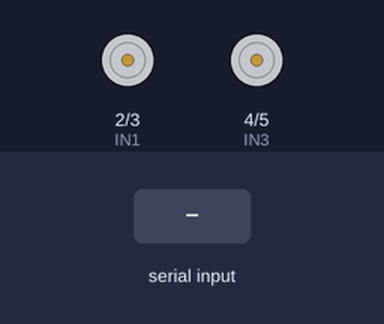
A sketch run on a simulated Arduino Mega 2560, built with avr-gcc and run on an emulated ATmega2560. Parts: motor-driver pin pairs drawn as motors (green arrow = first pin HIGH = forward, orange = second pin HIGH = backward, longer = more drive, scaled by the enable pin). The test bench sets the inputs (shaded band).

Above: at 1.2 s.
1.3 s: "L" received over the second serial link
At 2.0 s:
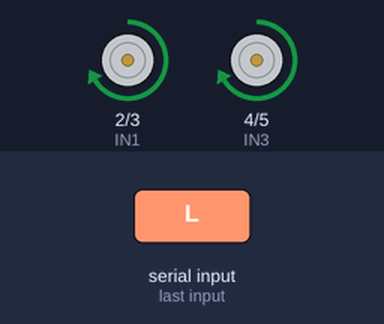
At 3.8 s:
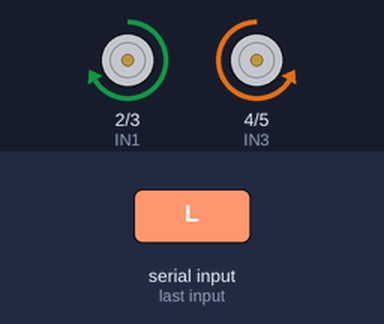
4.3 s: "O" received over the second serial link
7.3 s: "1" received over the second serial link
At 7.7 s:
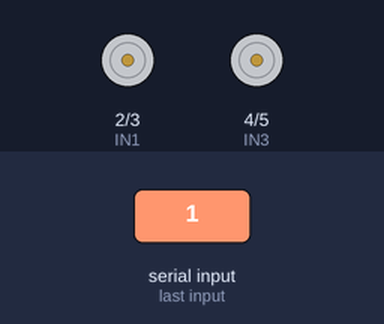
Timing chart, 0 to 10.3 s (numbered marks = the images above; inputs shaded):
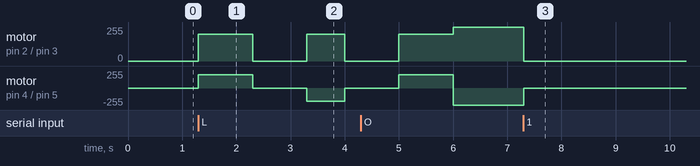

Measured:
- after the input at 1.3 s, motor on pin 2 (IN1) / pin 3 (IN2): stopped → forward 200/255 at once, → stopped 1.0 s later, → forward 200/255 1.0 s later, → stopped 0.70 s later; motor on pin 4 (IN3) / pin 5 (IN4): stopped → forward 200/255 at once, → stopped 1.0 s later, → backward 200/255 1.0 s later, → stopped 0.70 s later
- after the input at 7.3 s, motor on pin 2 (IN1) / pin 3 (IN2): forward 255/255 → stopped at once; motor on pin 4 (IN3) / pin 5 (IN4): backward 255/255 → stopped at once

The sketch:

Exp8.ino
```cpp
//shape forming
// Define motor control pins
#define IN1 2
#define IN2 3
#define IN3 4
#define IN4 5

// Define PWM pins
#define PWM1 9
#define PWM2 10

void setup() {
  // Initialize motor control pins as outputs
  pinMode(IN1, OUTPUT);
  pinMode(IN2, OUTPUT);
  pinMode(IN3, OUTPUT);
  pinMode(IN4, OUTPUT);

  // Initialize PWM pins as outputs
  pinMode(PWM1, OUTPUT);
  pinMode(PWM2, OUTPUT);

  // Initialize serial communication for debugging
  Serial1.begin(9600);
}

void loop() {
  if (Serial1.available()) {
    char command = Serial1.read();

    switch (command) {
      case 'L':
        moveLShape();
        break;
      case 'O':
        moveCircular();
        break;
      default:
        stop();
        break;
    }
  }
}

// Function to move the robot in L-shape
void moveLShape() {
  // Move forward for some distance
  moveForward();
  delay(1000);
  stop();

  // Stop
  stop();
  delay(1000);

  // Turn right
  turnRight();
  delay(700);
  stop();

  // Stop
  stop();
  delay(1000);

  // Move forward again
  moveForward();
  delay(1000);
  stop();
}

// Function to move the robot in a circular motion
void moveCircular() {
  // Rotate the robot clockwise
  rotateClockwise();
}

// Function to move the robot forward
void moveForward() {
  digitalWrite(IN1, HIGH);
  digitalWrite(IN2, LOW);
  digitalWrite(IN3, HIGH);
  digitalWrite(IN4, LOW);

  analogWrite(PWM1, 200); // Full speed for motor 1
  analogWrite(PWM2, 200); // Full speed for motor 2
}

// Function to stop the robot
void stop() {
  digitalWrite(IN1, LOW);
  digitalWrite(IN2, LOW);
  digitalWrite(IN3, LOW);
  digitalWrite(IN4, LOW);

  analogWrite(PWM1, 0); // Stop motor 1
  analogWrite(PWM2, 0); // Stop motor 2
}

// Function to turn the robot right
void turnRight() {
  digitalWrite(IN1, HIGH);
  digitalWrite(IN2, LOW);
  digitalWrite(IN3, LOW);
  digitalWrite(IN4, HIGH);

  analogWrite(PWM1, 190); // Full speed for motor 1
  analogWrite(PWM2, 190); // Full speed for motor 2
}

// Function to rotate the robot clockwise
void rotateClockwise() {
  digitalWrite(IN1, HIGH);
  digitalWrite(IN2, LOW);
  digitalWrite(IN3, LOW);
  digitalWrite(IN4, HIGH);

  analogWrite(PWM1, 255); // Full speed for motor 1
  analogWrite(PWM2, 255); // Full speed for motor 2

  // Adjust the delay time to control the speed of rotation
  delay(100);
}
```
